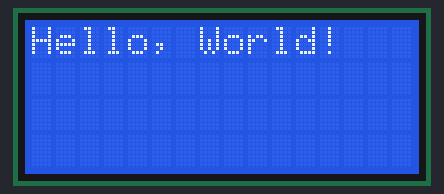
Bench run of a sketch on a simulated Arduino Uno, built with avr-gcc and run on an emulated ATmega328P. On the bench: 16×4 character LCD.

Above: at 0.1 s.
At 1.1 s:
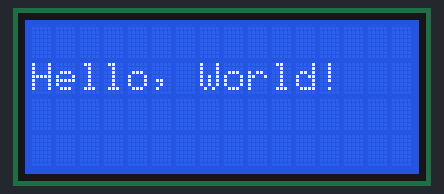

Measured:
- what the display in image 1 shows lasts 1.0 s, from 1.1 s to 2.1 s

The sketch:

LCD_TEST.ino
```cpp
#include <LiquidCrystal_I2C.h>

// set the LCD number of columns and rows
int lcdColumns = 16;
int lcdRows = 4;

// set LCD address, number of columns and rows
// if you don't know your display address, run an I2C scanner sketch
LiquidCrystal_I2C lcd(0x27, lcdColumns, lcdRows);

void setup(){
  // initialize LCD
  lcd.init();
  // turn on LCD backlight
  lcd.backlight();
}

void loop(){
  // set cursor to first column, first row
  lcd.setCursor(0, 0);
  // print message
  lcd.print("Hello, World!");
  delay(1000);
  // clears the display to print new message
  lcd.clear();
  // set cursor to first column, second row
  lcd.setCursor(0,1);
  lcd.print("Hello, World!");
  delay(1000);
  lcd.clear();
}
```
